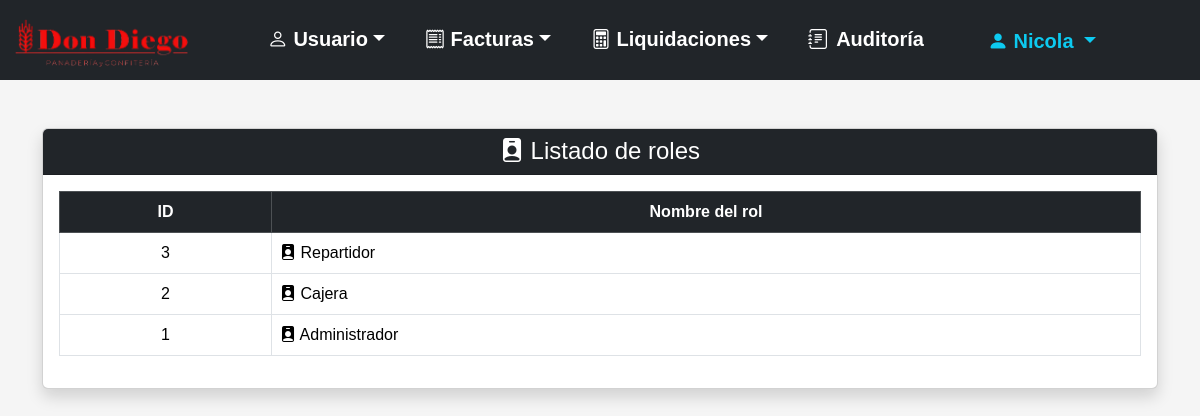
/Panaderia-v2/listar_roles.php (signed in), run on the app's committed database.
### tables this page shows
CREATE TABLE `usuario` (
  `id` smallint(5) UNSIGNED NOT NULL,
  `usuario` varchar(32) NOT NULL,
  `contrasenia` varchar(255) NOT NULL,
  `activo` tinyint(1) NOT NULL DEFAULT 1,
  `id_ROL` tinyint(3) UNSIGNED NOT NULL
);

CREATE TABLE `rol` (
  `id` tinyint(3) UNSIGNED NOT NULL,
  `nombre` varchar(20) NOT NULL
);

### Panaderia-v2/permisos.php (called while the page is built, shortened)
<?php
function obtenerRolUsuario(PDO $conexion, $idUsuario): ?string
{
    static $roles = [];
    $idUsuario = (int)$idUsuario;
    if (!array_key_exists($idUsuario, $roles)) {
        $stmt = $conexion->prepare(
            "SELECT LOWER(TRIM(r.nombre))
             FROM usuario u
             INNER JOIN rol r ON r.id = u.id_ROL
             WHERE u.id = ? AND u.activo = 1"
        );
        $stmt->execute([$idUsuario]);
        $rol = $stmt->fetchColumn();
        $roles[$idUsuario] = $rol === false ? null : $rol;
    }
    return $roles[$idUsuario];
}
function usuarioPuedeAdministrar(PDO $conexion, $idUsuario): bool
{
    $rol = obtenerRolUsuario($conexion, $idUsuario);
    return $rol !== null && !in_array($rol, ["repartidor", "cajero", "cajera"], true);
}

### Panaderia-v2/listar_roles.php (the view, shortened to what this page needs)
<?php
require_once "conexion.php";
require_once "permisos.php";
$sql = "SELECT  id, nombre FROM rol ORDER BY id DESC";
$stmt = $conexion->prepare($sql);
$stmt->execute();
$roles = $stmt->fetchAll(PDO::FETCH_ASSOC);
?>
<!DOCTYPE html>
<html lang="es">
<head>
    <link rel="stylesheet" href="css/bootstrap-5.3.8/css/bootstrap.min.css">
    <link rel="stylesheet" href="imagenes/bootstrap-icons-1.13.1/bootstrap-icons.min.css">
    <link rel="stylesheet" href="css/estilo.css">
</head>
<body>
    <?php require_once "menu.php"; ?>
    <div class="container mt-5">
        <div class="card shadow mb-5">
            <div class="card-header bg-dark text-white text-center">
                <h4 class="mb-0"><i class="bi bi-person-badge-fill"></i> Listado de roles</h4>
            </div>
            <div class="card-body">
                <?php if (count($roles) > 0): ?>
                    <div class="table-responsive">
                        <table class="table table-bordered table-hover align-middle">
                            <thead class="table-dark text-center">
                                <tr>
                                    <th>ID</th>
                                    <th>Nombre del rol</th>
                                </tr>
                            </thead>
                            <tbody>
                                <?php foreach ($roles as $rol): ?>
                                    <tr>
                                        <td class="text-center"><?= htmlspecialchars($rol["id"]) ?></td>
                                        <td><i class="bi bi-person-badge-fill"></i> <?= htmlspecialchars($rol["nombre"]) ?></td>
                                   </tr>
                                <?php endforeach; ?>
                            </tbody>
                        </table>
                    </div>
                <?php endif; ?>
            </div>
        </div>
    </div>
</body>
</html>

### Panaderia-v2/menu.php (shortened to what this page needs)
<?php
$usuarioPuedeAdministrar = false;
$usuarioEsCajero = false;
$usuarioEsRepartidor = false;
if (isset($_SESSION["id_usuario"])) {
    require_once "permisos.php";
    $rolUsuario = obtenerRolUsuario($conexion, $_SESSION["id_usuario"]);
    $usuarioPuedeAdministrar = usuarioPuedeAdministrar($conexion, $_SESSION["id_usuario"]);
    $usuarioEsCajero = in_array($rolUsuario, ["cajero", "cajera"], true);
    $usuarioEsRepartidor = $rolUsuario === "repartidor";
    $sqlUsuario = "SELECT usuario FROM usuario WHERE id = ?";
    $stmtUsuario = $conexion->prepare($sqlUsuario);
    $stmtUsuario->execute([$_SESSION["id_usuario"]]);
    $usuarioLogueado = $stmtUsuario->fetch(PDO::FETCH_ASSOC);
}
?>
<nav class="navbar navbar-expand-lg navbar-dark bg-dark">
    <div class="container-fluid">
        <a class="navbar-brand flex-grow-1" href="https://www.dondiegouy.com/"><img src="imagenes/logo.png" alt="Panaderia" class="d-inline-block align-text-top logo-menu"></a>
        <div class="offcanvas offcanvas-end text-bg-dark" tabindex="-1" id="menuNavegacion" aria-labelledby="menuNavegacionLabel">
            <div class="offcanvas-body justify-content-center">
                <ul class="navbar-nav flex-grow-1 pe-3 gap-4 fs-5">
                    <?php if (!$usuarioEsCajero && !$usuarioEsRepartidor): ?>
                        <li class="nav-item dropdown nav-underline">
                            <a class="nav-link dropdown-toggle fw-bold" href="#" role="button" data-bs-toggle="dropdown" aria-expanded="false"><i class="bi bi-person"></i> Usuario</a>
                        </li>
                    <?php endif; ?>
                    <li class="nav-item dropdown nav-underline">
                        <a class="nav-link dropdown-toggle fw-bold" href="#" role="button" data-bs-toggle="dropdown" aria-expanded="false"><i class="bi bi-receipt"></i> Facturas</a>
                    </li>
                    <li class="nav-item dropdown nav-underline">
                        <a class="nav-link dropdown-toggle fw-bold" href="#" role="button" data-bs-toggle="dropdown" aria-expanded="false"><i class="bi bi-calculator"></i> Liquidaciones</a>
                    </li>
                    <?php if ($usuarioPuedeAdministrar): ?>
                        <li class="nav-item nav-underline">
                            <a class="nav-link fw-bold d-inline-flex text-nowrap" href="auditoria.php"><i class="bi bi-journal-text me-2"></i> Auditoría</a>
                        </li>
                    <?php endif; ?>
                    <li class="nav-item dropdown mt-auto pe-3 fs-5 d-xxl-none">
                       <a class="nav-link dropdown-toggle fw-bold usuario-menu" href="#" role="button" data-bs-toggle="dropdown" aria-expanded="false">
                            <i class="bi bi-person-fill"></i>
                            <?= htmlspecialchars($usuarioLogueado["usuario"]) ?>
                        </a>
                    </li>
                </ul>
            </div>
        </div>
    </div>
</nav>

### Panaderia-v2/css/estilo.css (style rules this page uses)
body { font-family: Arial, sans-serif; background: #f5f5f5; margin: 0; padding: 0; width: 100%; max-width: 100%; overflow-x: hidden; }
.navbar .nav-link, .navbar .navbar-brand { color: white !important; }
.navbar .usuario-menu { color: #0dcaf0 !important; }
.navbar { width: 100%; max-width: 100%; margin: 0; padding-left: 0; padding-right: 0; }
.navbar .container-fluid { width: 100%; max-width: 100%; margin: 0; padding-left: 12px; padding-right: 12px; }
.logo-menu { width: 180px; height: 50px; object-fit: contain; }

### data on the page
usuario: usuario "Nicola"
rol: id "3", nombre "Repartidor"
rol: id "2", nombre "Cajera"
rol: id "1", nombre "Administrador"
